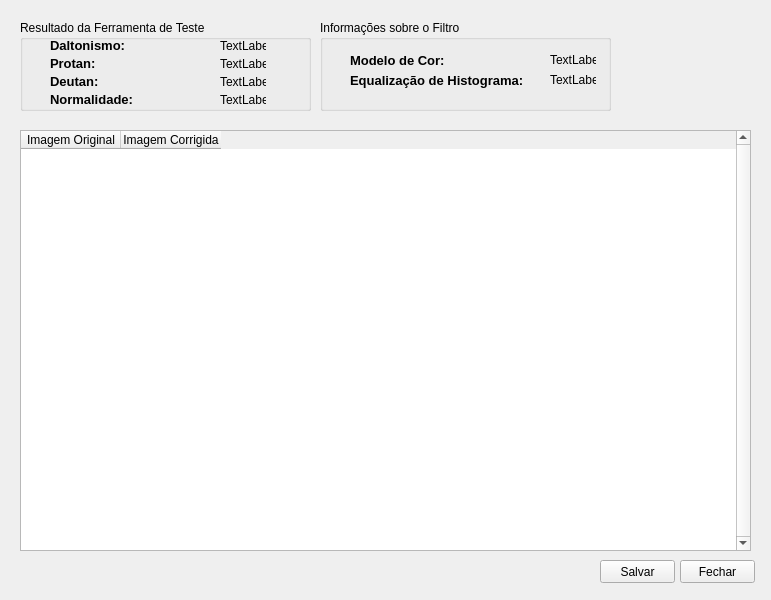
<?xml version="1.0" encoding="UTF-8"?>
<ui version="4.0">
 <class>CorrectApplicationVisualizatorWindow</class>
 <widget class="QWidget" name="CorrectApplicationVisualizatorWindow">
  <property name="geometry">
   <rect>
    <x>0</x>
    <y>0</y>
    <width>771</width>
    <height>600</height>
   </rect>
  </property>
  <property name="windowTitle">
   <string>Visualizador de Imagens</string>
  </property>
  <property name="windowIcon">
   <iconset>
    <normaloff>../../../Documents and Settings/JLee/Desktop/Icones/xeyes.png</normaloff>../../../Documents and Settings/JLee/Desktop/Icones/xeyes.png</iconset>
  </property>
  <widget class="QGroupBox" name="groupBox_2">
   <property name="geometry">
    <rect>
     <x>320</x>
     <y>20</y>
     <width>291</width>
     <height>91</height>
    </rect>
   </property>
   <property name="title">
    <string>Informações sobre o Filtro</string>
   </property>
   <widget class="QLabel" name="label_4">
    <property name="geometry">
     <rect>
      <x>30</x>
      <y>31</y>
      <width>131</width>
      <height>18</height>
     </rect>
    </property>
    <property name="font">
     <font>
      <pointsize>10</pointsize>
      <weight>75</weight>
      <bold>true</bold>
     </font>
    </property>
    <property name="text">
     <string>Modelo de Cor:</string>
    </property>
   </widget>
   <widget class="QLabel" name="label_5">
    <property name="geometry">
     <rect>
      <x>30</x>
      <y>51</y>
      <width>221</width>
      <height>18</height>
     </rect>
    </property>
    <property name="font">
     <font>
      <pointsize>10</pointsize>
      <weight>75</weight>
      <bold>true</bold>
     </font>
    </property>
    <property name="text">
     <string>Equalização de Histograma:</string>
    </property>
   </widget>
   <widget class="QLabel" name="rgb">
    <property name="geometry">
     <rect>
      <x>230</x>
      <y>33</y>
      <width>46</width>
      <height>14</height>
     </rect>
    </property>
    <property name="text">
     <string>TextLabel</string>
    </property>
   </widget>
   <widget class="QLabel" name="histograma">
    <property name="geometry">
     <rect>
      <x>230</x>
      <y>53</y>
      <width>46</width>
      <height>14</height>
     </rect>
    </property>
    <property name="text">
     <string>TextLabel</string>
    </property>
   </widget>
  </widget>
  <widget class="QGroupBox" name="groupBox">
   <property name="geometry">
    <rect>
     <x>20</x>
     <y>20</y>
     <width>291</width>
     <height>91</height>
    </rect>
   </property>
   <property name="title">
    <string>Resultado da Ferramenta de Teste</string>
   </property>
   <widget class="QLabel" name="label">
    <property name="geometry">
     <rect>
      <x>30</x>
      <y>16</y>
      <width>131</width>
      <height>18</height>
     </rect>
    </property>
    <property name="font">
     <font>
      <pointsize>10</pointsize>
      <weight>75</weight>
      <bold>true</bold>
     </font>
    </property>
    <property name="text">
     <string>Daltonismo:</string>
    </property>
   </widget>
   <widget class="QLabel" name="label_2">
    <property name="geometry">
     <rect>
      <x>30</x>
      <y>34</y>
      <width>121</width>
      <height>18</height>
     </rect>
    </property>
    <property name="font">
     <font>
      <pointsize>10</pointsize>
      <weight>75</weight>
      <bold>true</bold>
     </font>
    </property>
    <property name="text">
     <string>Protan:</string>
    </property>
   </widget>
   <widget class="QLabel" name="label_3">
    <property name="geometry">
     <rect>
      <x>30</x>
      <y>52</y>
      <width>131</width>
      <height>18</height>
     </rect>
    </property>
    <property name="font">
     <font>
      <pointsize>10</pointsize>
      <weight>75</weight>
      <bold>true</bold>
     </font>
    </property>
    <property name="text">
     <string>Deutan:</string>
    </property>
   </widget>
   <widget class="QLabel" name="da">
    <property name="geometry">
     <rect>
      <x>200</x>
      <y>16</y>
      <width>46</width>
      <height>20</height>
     </rect>
    </property>
    <property name="text">
     <string>TextLabel</string>
    </property>
   </widget>
   <widget class="QLabel" name="p">
    <property name="geometry">
     <rect>
      <x>200</x>
      <y>34</y>
      <width>46</width>
      <height>20</height>
     </rect>
    </property>
    <property name="text">
     <string>TextLabel</string>
    </property>
   </widget>
   <widget class="QLabel" name="de">
    <property name="geometry">
     <rect>
      <x>200</x>
      <y>52</y>
      <width>46</width>
      <height>20</height>
     </rect>
    </property>
    <property name="text">
     <string>TextLabel</string>
    </property>
   </widget>
   <widget class="QLabel" name="n">
    <property name="geometry">
     <rect>
      <x>200</x>
      <y>70</y>
      <width>46</width>
      <height>20</height>
     </rect>
    </property>
    <property name="text">
     <string>TextLabel</string>
    </property>
   </widget>
   <widget class="QLabel" name="label_6">
    <property name="geometry">
     <rect>
      <x>30</x>
      <y>70</y>
      <width>131</width>
      <height>18</height>
     </rect>
    </property>
    <property name="font">
     <font>
      <pointsize>10</pointsize>
      <weight>75</weight>
      <bold>true</bold>
     </font>
    </property>
    <property name="text">
     <string>Normalidade:</string>
    </property>
   </widget>
  </widget>
  <widget class="QPushButton" name="pushButton">
   <property name="geometry">
    <rect>
     <x>680</x>
     <y>560</y>
     <width>75</width>
     <height>23</height>
    </rect>
   </property>
   <property name="text">
    <string>Fechar</string>
   </property>
  </widget>
  <widget class="QTableWidget" name="tableWidget">
   <property name="geometry">
    <rect>
     <x>20</x>
     <y>130</y>
     <width>731</width>
     <height>421</height>
    </rect>
   </property>
   <property name="midLineWidth">
    <number>0</number>
   </property>
   <property name="verticalScrollBarPolicy">
    <enum>Qt::ScrollBarAlwaysOn</enum>
   </property>
   <property name="horizontalScrollBarPolicy">
    <enum>Qt::ScrollBarAlwaysOff</enum>
   </property>
   <property name="iconSize">
    <size>
     <width>600</width>
     <height>600</height>
    </size>
   </property>
   <property name="wordWrap">
    <bool>false</bool>
   </property>
   <property name="cornerButtonEnabled">
    <bool>false</bool>
   </property>
   <property name="rowCount">
    <number>0</number>
   </property>
   <property name="columnCount">
    <number>2</number>
   </property>
   <column>
    <property name="text">
     <string>Imagem Original</string>
    </property>
   </column>
   <column>
    <property name="text">
     <string>Imagem Corrigida</string>
    </property>
   </column>
  </widget>
  <widget class="QPushButton" name="pushButton_2">
   <property name="geometry">
    <rect>
     <x>600</x>
     <y>560</y>
     <width>75</width>
     <height>23</height>
    </rect>
   </property>
   <property name="text">
    <string>Salvar</string>
   </property>
   <property name="icon">
    <iconset>
     <normaloff>../../../Documents and Settings/JLee/Desktop/Icones/button-save.png</normaloff>../../../Documents and Settings/JLee/Desktop/Icones/button-save.png</iconset>
   </property>
  </widget>
 </widget>
 <resources/>
 <connections/>
</ui>
